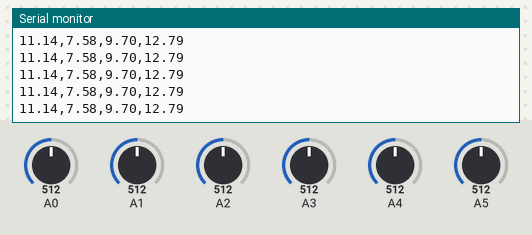
This sketch was run on a simulated Arduino Uno, built with avr-gcc and run on an emulated ATmega328P. On the bench: the last lines printed to the serial monitor. The test bench sets the inputs (shaded band); at power-on: A2 = 512, A0 = 512, A1 = 512, A3 = 512, A4 = 512, A5 = 512.

Above: at 8.7 s.
8.8 s: A2 set to 140
At 9.05 s:
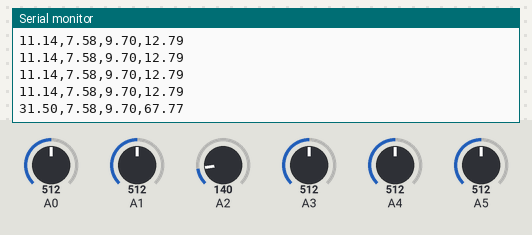
10.3 s: A2 set to 120
At 10.33 s:
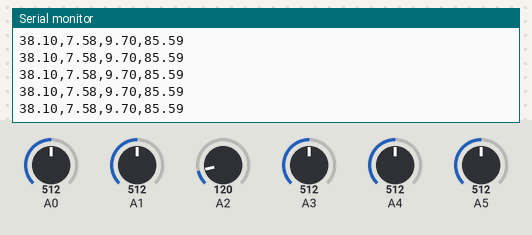
Timing chart, 0 to 12.8 s (numbered marks = the images above; inputs shaded):
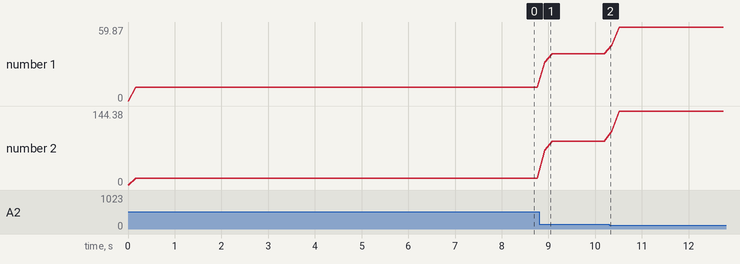

Measured:
- after the input at 8.8 s, the serial monitor: prints a new line after 0.12 s (image 1)
- plotted number 1: 11.14 → 38.1 after the input at 8.8 s, 38.1 → 59.87 after the input at 10.3 s
- plotted number 2: 12.79 → 85.59 after the input at 8.8 s, 85.59 → 144.38 after the input at 10.3 s

The sketch:

sensorAssemblyTest.ino
```cpp
void setup() {
  // put your setup code here, to run once:
  Serial.begin(9600);
  pinMode(A0, INPUT);
  pinMode(A1, INPUT);
  pinMode(A2, INPUT);
  pinMode(A3, INPUT);
  pinMode(A4, INPUT);
  pinMode(A5, INPUT);
}
double buf1 = 0,bufs1=0,bufs2=0,bufs3=0;
int count = 0;

double s1,s2,s3,s4,s5,l1, avg1;
void loop() {
  // put your main code here, to run repeatedly:
  s1 = s1Equation(analogRead(A0));
  s2 = s2Equation(analogRead(A1));
  s3 = s3Equation(analogRead(A2));
  s4 = s4Equation(analogRead(A3));
  s5 = s5Equation(analogRead(A4));
  l1 = l1Equation(analogRead(A5));

  avg1 = 1.111111*(s1+s2+s3)/3;


  if(count%50==0)
  {
    Serial.print(buf1/50);
    Serial.print(",");
    Serial.print(bufs1/50);
    Serial.print(",");
    Serial.print(bufs2/50);
    Serial.print(",");
    Serial.print(bufs3/50);
    count = 0;
    buf1 = 0;
    bufs1 = 0;
    bufs2 = 0;
    bufs3 = 0;
  }
  else
  {
    buf1 = buf1 + avg1;
    bufs1 = bufs1 + s1;
    bufs2 = bufs2 + s2;
    bufs3 = bufs3 + s3;
  }
//  Serial.print(s1);
//  Serial.print(",");
//  Serial.print(s2);
//  Serial.print(",");
//  Serial.print(s3);
//  Serial.print(",");
//  Serial.print(",");
//  Serial.print(s4);
//  Serial.print(",");
//  Serial.print(s5);
//  Serial.print(",");
//  Serial.print(l1);
  Serial.println("");
  count++;
}

double s1Equation(double x)
{
  double y = 1.945713 + (96.19357 - 1.945713)/(1 + pow((x/55.95114),1.231899));
  return y;
}
double s2Equation(double x)
{
  double y = 6.580329 + (121.1835 - 6.580329)/(1 + pow((x/67.21264),1.730286));
  return y;
}
double s3Equation(double x)
{
  double y = 12.52479 + (114447400 - 12.52479)/(1 + pow((x/3.363776),3.819309));
  return y;
}
double s4Equation(double x)
{
  double y = 2.611496 + (162.9981 - 2.611496)/(1 + pow((x/61.09693),1.508174));
  return y;
}
double s5Equation(double x)
{
  double y = 4.494588 + (103253000 - 4.494588)/(1 + pow((x/0.002043156),1.352362));
  return y;
}
double l1Equation(double x)
{
  double y = 3.206659 + (147845900 - 3.206659)/(1 + pow((x/0.01134231),1.49321));
  return y;
}
```
